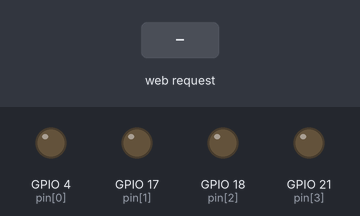
The sketch below on a simulated ESP32. On the bench: output pins drawn as LEDs (lit = HIGH). Inputs (shaded band) come from the test bench. What the sketch prints to the serial monitor is not drawn.

Above: at 1.2 s.
1.3 s: HTTP request GET /H received
At 1.55 s:
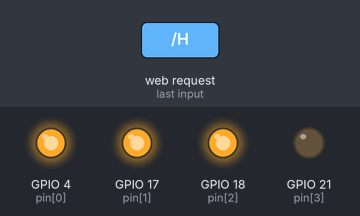
At 2.8 s:
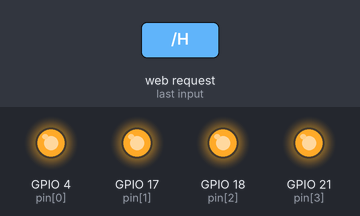
3.1 s: HTTP request GET /L received
At 3.35 s:
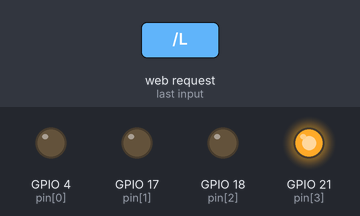
Timing chart, 0 to 6.1 s (numbered marks = the images above; inputs shaded):
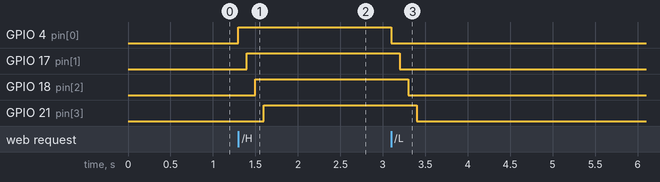

Measured:
- after the input at 1.3 s, GPIO 4 (pin[0]): LOW → HIGH at once; GPIO 17 (pin[1]): LOW → HIGH after 0.10 s; GPIO 18 (pin[2]): LOW → HIGH after 0.20 s; GPIO 21 (pin[3]): LOW → HIGH after 0.30 s
- after the input at 3.1 s, GPIO 4 (pin[0]): HIGH → LOW at once; GPIO 17 (pin[1]): HIGH → LOW after 0.10 s; GPIO 18 (pin[2]): HIGH → LOW after 0.20 s; GPIO 21 (pin[3]): HIGH → LOW after 0.30 s

The sketch:

AP-WiFi_WebServer_Test.ino
```cpp
#include <WiFi.h>
#include <WebServer.h>

int pin[4] = {4, 17, 18, 21};   // Pin LED

WebServer server(80);           // Web server di port 80


void handleRoot() {
  // Halaman utama / petunjuk route
  server.send(200, "text/plain", "Wellcome... untuk menyalakan LED buka 192.168.4.1/H, untuk mematikan LED buka 192.168.4.1/L");
}

void handleHigh() {
  // Nyalakan semua LED
  server.send(200, "text/plain", "LED DINYALAKAN");

  int i;
  for (i = 0; i < 4; i++) {
    digitalWrite(pin[i], HIGH);
    delay(100);
  }
}

void handleLow() {
  // Matikan semua LED
  server.send(200, "text/plain", "LED DIMATIKAN");

  int i;
  for (i = 0; i < 4; i++) {
    digitalWrite(pin[i], LOW);
    delay(100);
  }
}


void setup() {
  int i;

  // Set semua pin LED sebagai output
  for (i = 0; i < 4; i++) {
    pinMode(pin[i], OUTPUT);
  }

  Serial.begin(9600);

  // Aktifkan ESP32 sebagai hotspot
  WiFi.softAP("Test");

  // Tampilkan info hotspot
  Serial.printf("\n\nHotspot diaktifkan\nSSID : ");
  Serial.println(WiFi.softAPSSID());
  Serial.print("IP : ");
  Serial.println(WiFi.softAPIP());

  // Daftar route
  server.on("/", handleRoot);
  server.on("/H", handleHigh);
  server.on("/L", handleLow);

  // Mulai server
  server.begin();
  Serial.println("Server ready");
}

void loop() {
  // Handle request dari browser
  server.handleClient();
}
```
